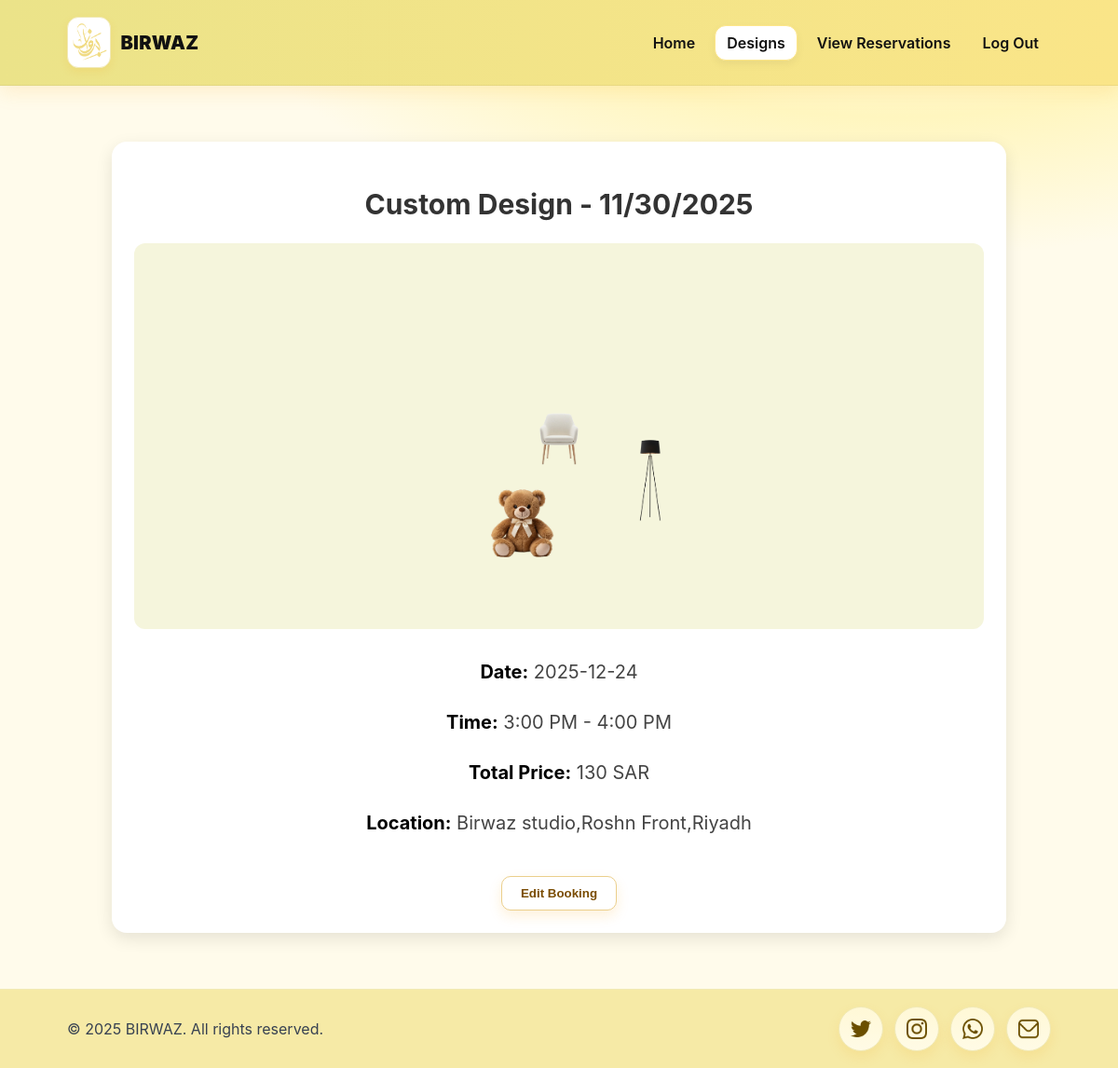
Screenshot of /birwasproject/viewDesign.php?reservation_id=28 with the database file from the repository.
### tables this page shows
CREATE TABLE `reservation` (
  `ReservationID` int(10) UNSIGNED NOT NULL,
  `UserID` int(11) UNSIGNED NOT NULL,
  `DesignID` int(10) UNSIGNED DEFAULT NULL,
  `Date` date NOT NULL,
  `time_slot` varchar(50) NOT NULL,
  `total_price` decimal(10,0) NOT NULL,
  `created_at` timestamp NOT NULL DEFAULT CURRENT_TIMESTAMP,
  `statues` enum('pending','confirmed','completed','cancelled') NOT NULL DEFAULT 'pending'
);

CREATE TABLE `design` (
  `DesignID` int(10) UNSIGNED NOT NULL,
  `Name` text NOT NULL,
  `Description` text,
  `Image_URL` text NOT NULL,
  `Type` varchar(10) NOT NULL DEFAULT 'Ready'
);

### birwasproject/viewDesign.php (the view, shortened to what this page needs)
<?php
$reservationID = (int) $_GET['reservation_id'];
$conn = getDBConnection();
$sql = "
    SELECT
        r.Date,
        r.time_slot,
        r.total_price,
        d.Name AS design_name,
        d.Image_URL
    FROM reservation r
    LEFT JOIN design d ON d.DesignID = r.DesignID
    WHERE r.ReservationID = ?
";
$stmt = $conn->prepare($sql);
$stmt->bind_param("i", $reservationID);
$stmt->execute();
$result = $stmt->get_result();
$data = $result->fetch_assoc();
$imgSrc = 'images/stu2.jpg';
if (!empty($data['Image_URL'])) {
    $file = htmlspecialchars($data['Image_URL']);
    if (file_exists("images/$file")) {
        $imgSrc = "images/$file";
    }
    elseif (file_exists("customizedesign/$file")) {
        $imgSrc = "customizedesign/$file";
    }
    elseif (file_exists("uploads/$file")) {
        $imgSrc = "uploads/$file";
    }
}
$designName = !empty($data['design_name']) ? $data['design_name'] : "Customized Design";
$date       = $data['Date'];
$time       = $data['time_slot'];
$total      = $data['total_price'];
?>
<!DOCTYPE html>
<html lang="en">
<head>
</head>
<body>
<header>
            <div class="container nav">
                <a class="brand" href="homeUser.php">
                    <img src="images/logo1.png" alt="BIRWAZ logo">
                    <strong>BIRWAZ</strong>
                </a>
                <nav class="links">
                    <a href="homeUser.php">Home</a>
                    <a href="designs.php" aria-current="page">Designs</a>
                    <a href="viewReservations.php">View Reservations</a>
                    <a href="logout.php">Log Out</a>
                </nav>
            </div>
        </header>
<main class="containerView">
    <div class="design-box">
        <h2 class="design-title"><?php echo htmlspecialchars($designName); ?></h2>
<img src="<?php echo $imgSrc; ?>" alt="<?php echo htmlspecialchars($designName); ?>">
        <div class="info">
            <p>
                <strong>Date:</strong>
                <?php echo htmlspecialchars($date); ?>
            </p>
            <p><strong>Time:</strong> <?php echo htmlspecialchars($time); ?></p>
            <p><strong>Total Price:</strong> <?php echo htmlspecialchars($total); ?> SAR</p>
            <p><strong>Location:</strong> Birwaz studio,Roshn Front,Riyadh</p>
<a href="BookingEdit.php?reservation_id=<?php echo $reservationID; ?>">
    <button class="edit-btn">Edit Booking</button>
</a>
        </div>
    </div>
</main>
<footer>
    <div class="footer-inner">
        <div class="copy">© 2025 BIRWAZ. All rights reserved.</div>
        <div class="socials">
            <a href="https://twitter.com" target="_blank"><img src="images/twitter.png" alt="Twitter icon"></a>
            <a href="https://instagram.com" target="_blank"><img src="images/instagram.png" alt="Instagram icon"></a>
            <a href="https://wa.me" target="_blank"><img src="images/whatsapp.png" alt="WhatsApp icon"></a>
            <a href="mailto:birwaz@gmail.com" target="_blank"><img src="images/email.png" alt="Email icon"></a>
        </div>
    </div>
</footer>
</body>
</html>

### birwasproject/viewDesign.php (style rules this page uses)
* { box-sizing:border-box }
body { margin:0; font-family:Inter,system-ui,Arial,sans-serif; color:#1f2937; background:radial-gradient(1200px 600px at 80% -10%, #fff 0%, #fff6bf 40%, #fffbeb 65%); }
a { color:inherit; text-decoration:none }
header { position:static; top:0; z-index:20; background:linear-gradient(90deg, #EBE389, #fae588); border-bottom:1px solid rgba(0,0,0,.05); box-shadow:0 6px 20px rgba(245,158,11,.15); }
.container { max-width:1100px; margin-inline:auto; padding:18px 22px }
.nav { display:flex; align-items:center; justify-content:space-between; gap:14px; min-height:64px; }
.brand { display:flex; align-items:center; gap:10px; line-height:1; }
.brand img { height:55px; width:auto; object-fit:contain; display:block; background:#fff; padding:1px; border-radius:12px; border:1px solid #f1e9b6; box-shadow:0 4px 10px rgba(245,158,11,.12); }
.brand strong { font-weight:900; letter-spacing:.3px; color:#111; font-size:clamp(18px, 2.4vw, 20px); }
.links { display:flex; gap:8px; flex-wrap:wrap }
.links a { padding:8px 12px; border-radius:12px; color:#111; font-weight:600; border:1px solid transparent; transition:.2s }
.links a[aria-current="page"] { background:#fff; border-color:#fde68a; box-shadow:0 4px 10px rgba(0,0,0,.05) }
.info { font-size:14px; color:#6b7280; }
footer { background:#f6eaa6; border-top:1px solid #f1e9b6; margin-top:28px; }
.footer-inner { max-width:1100px; margin:auto; padding:18px 22px; display:flex; align-items:center; justify-content:space-between; gap:12px; flex-wrap:wrap; }
.copy { color:#374151; font-size:16px }
.socials { display:flex; gap:12px; align-items:center; }
.socials a { width:48px; height:48px; border-radius:50%; display:grid; place-items:center; background: linear-gradient(180deg,#fff8d6,#fffbe6); border:1px solid #f1e9b6; box-shadow:0 6px 14px rgba(245,158,11,.12); transition:transform .15s ease, box-shadow .15s ease, background .2s ease; }
.socials img { width:22px; height:22px; object-fit:contain; display:block; }
.containerView { max-width: 1000px; margin: 60px auto; padding: 0 20px; text-align: center; }
.design-title { font-size: 30px; margin-bottom: 24px; color: #333; }
.design-box { background: #fff; border-radius: 16px; box-shadow: 0 6px 18px rgba(0,0,0,0.1); padding: 24px; }
.design-box img { width: 100%; max-height: 650px; object-fit: cover; border-radius: 12px; }
.info { margin-top: 25px; font-size: 20px; line-height: 1.7; color: #444; }
.info strong { color: #000; }
.edit-btn { margin-top: 20px; background:#fff; border:1px solid #EBCF8C; color:#7A4C00; font-weight:600; border-radius:10px; padding:10px 20px; cursor:pointer; transition:.2s; box-shadow:0 6px 14px rgba(245,158,11,.15); }

### rows the page displays
reservation: DesignID.Name "Custom Design - 11/30/2025", DesignID.Image_URL (picture), Date "2025-12-24", time_slot "3:00 PM - 4:00 PM", total_price "130"
